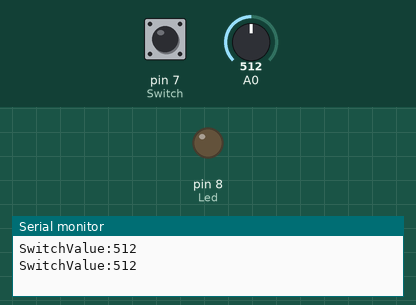
Simulated run of this sketch. Board: Arduino Uno, built with avr-gcc and run on an emulated ATmega328P. Parts: output pins drawn as LEDs (lit = HIGH), the last lines printed to the serial monitor. Inputs (shaded band) come from the test bench; at power-on: pin 7 (Switch) HIGH, A0 = 512.

Above: at 1.8 s.
1.9 s: pin 7 (Switch) pulled LOW for 1.15 s
At 4.4 s:
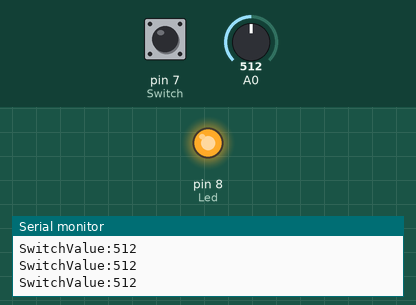
6.5 s: pin 7 (Switch) pulled LOW for 3.2 s
At 11.8 s:
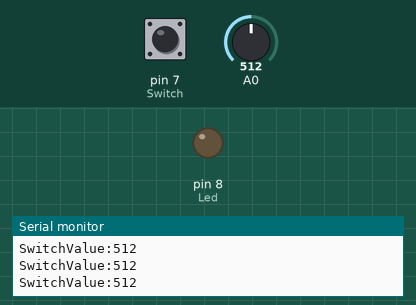
Timing chart, 0 to 13.3 s (numbered marks = the images above; inputs shaded):
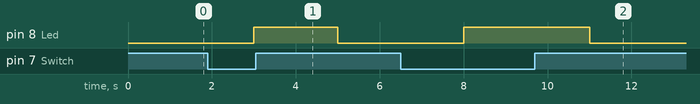

Measured:
- after the input at 1.9 s, pin 8 (Led): LOW → HIGH after 1.1 s, → LOW 2.0 s later
- after the input at 6.5 s, pin 8 (Led): LOW → HIGH after 1.5 s, → LOW 3.0 s later

The sketch:

SwitchWithDistance.ino
```cpp
int Switch = 7;
int SwitchValue = 0;
int SwitchValue1 = 0;
int SwitchState;
int Led = 8;

void setup()
{
          pinMode(Switch, INPUT);
          pinMode(Led, OUTPUT);
          digitalWrite(Switch,HIGH);
          SwitchState = digitalRead(Switch);
          Serial.begin(9600);
}

void loop()
{
        SwitchValue= digitalRead(Switch);
        SwitchValue1= analogRead(A0);
        Serial.print("\nSwitchValue:");
        Serial.print(SwitchValue1);
        delay(1000);

        if(SwitchValue == LOW)
        digitalWrite(Led, HIGH);
        else
        digitalWrite(Led, LOW);
}
```
